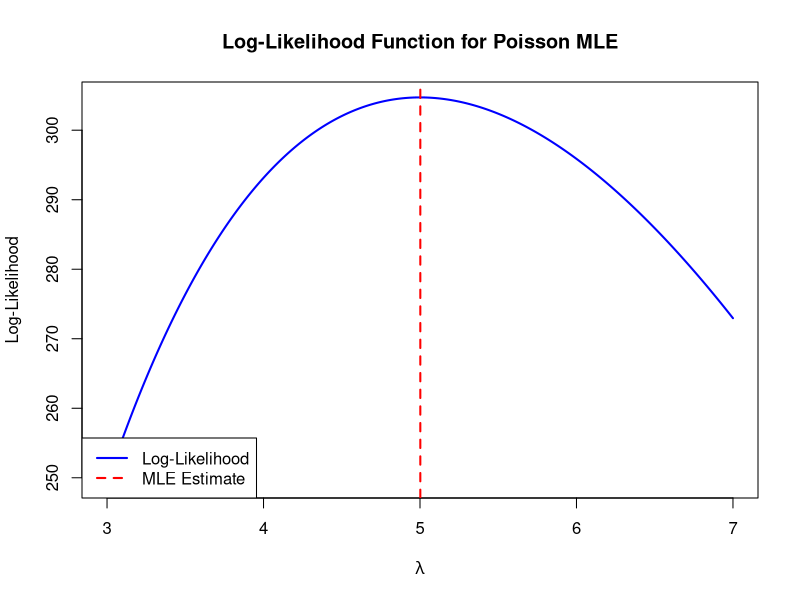

Recreate this plot in R.
## ---- chunk 1
library(knitr)
library(magrittr)
library(kableExtra)
## ---- chunk 2
# Define given values
n <- 100   # Number of observations
sum_x <- 500  # Given sum of x_i
x_bar <- sum_x / n  # Theoretical MLE (should be 5)

# Define a sequence of lambda values for grid search
lambda_grid <- seq(3, 7, length.out = 1000) 

# Define the log-likelihood function
log_likelihood <- function(lambda) {
  return( sum_x * log(lambda) - n * lambda ) 
}

# Evaluate log-likelihood over the grid
log_lik_values <- sapply(lambda_grid, log_likelihood)

# Find the lambda that maximizes log-likelihood
lambda_hat_grid <- lambda_grid[which.max(log_lik_values)]

# Print results
cat("Approximated MLE from grid search:", lambda_hat_grid, "\n")
cat("Theoretical MLE from calculus:", x_bar, "\n")

# Plot log-likelihood function
plot(lambda_grid, log_lik_values, type = "l", col = "blue", lwd = 2,
     xlab = expression(lambda), ylab = "Log-Likelihood",
     main = "Log-Likelihood Function for Poisson MLE")
abline(v = lambda_hat_grid, col = "red", lty = 2, lwd = 2)
legend("bottomleft", legend = c("Log-Likelihood", "MLE Estimate"),
       col = c("blue", "red"), lty = c(1, 2), lwd = c(2, 2))

## ---- chunk 3
# Define observed counts
successes_after_miss <- 3
failures_after_miss <- 5
successes_after_make <- 5
failures_after_make <- 3

# MLEs under the No Hot Hand Model
p_B_hat <- 10 / 25  # 10 successes in 25 trials

# MLEs under the Hot Hand Model
p_B_MLE <- successes_after_miss / (successes_after_miss + failures_after_miss)
p_B_given_B_MLE <- successes_after_make / (successes_after_make + failures_after_make)

# Compute log-likelihoods
log_lik_no_hot_hand <- 10 * log(p_B_hat) + 15 * log(1 - p_B_hat)
log_lik_hot_hand <- (successes_after_miss * log(p_B_MLE) + 
                     failures_after_miss * log(1 - p_B_MLE) + 
                     successes_after_make * log(p_B_given_B_MLE) + 
                     failures_after_make * log(1 - p_B_given_B_MLE))

# Likelihood Ratio Test
lrt_stat <- -2 * (log_lik_no_hot_hand - log_lik_hot_hand)
p_value <- pchisq(lrt_stat, df = 1, lower.tail = FALSE)

# Print results
cat("Likelihood Ratio Test Statistic:", lrt_stat, "\n")
cat("p-value:", p_value, "\n")
